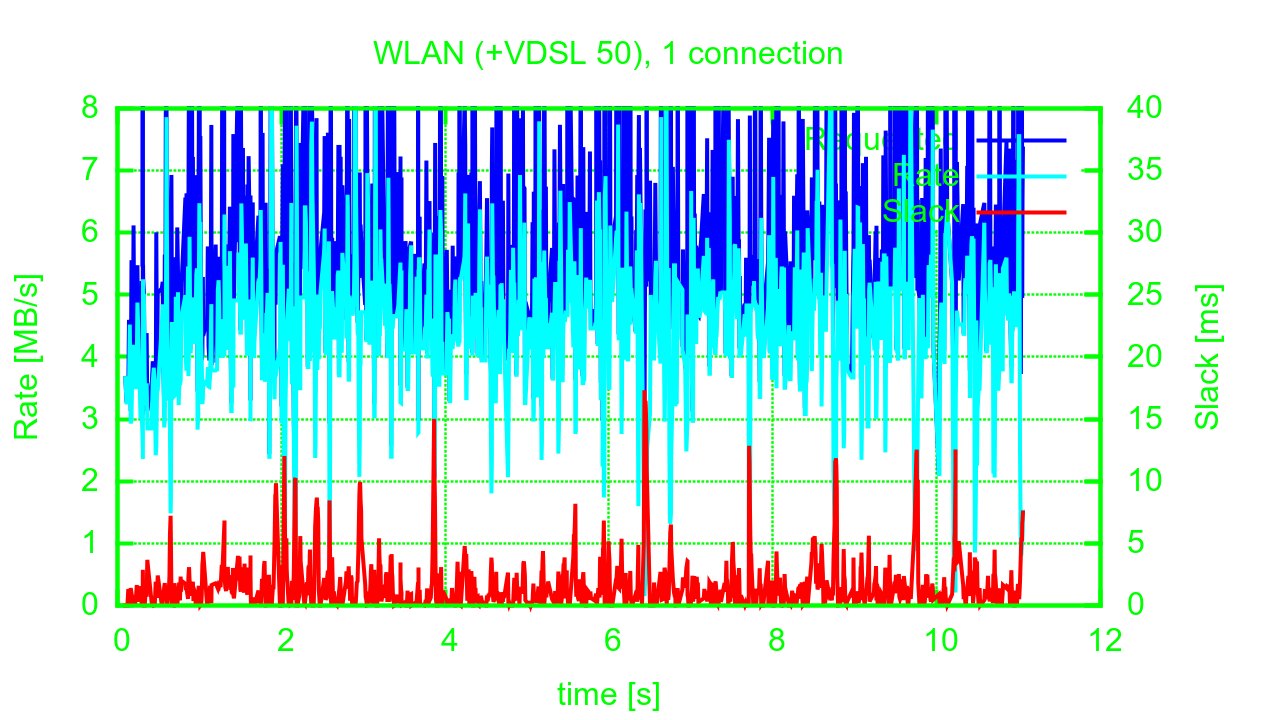

Source code (gnuplot):
set terminal pngcairo transparent linewidth 4 font ",24" size 1280, 720
set style data lines
set grid lc rgbcolor "green"
set title "WLAN (+VDSL 50), 1 connection" textcolor rgbcolor "green"
set xtics textcolor rgbcolor "green"
set ytics textcolor rgbcolor "green"
set y2tics textcolor rgbcolor "green"
set xlabel textcolor rgbcolor "green"
set ylabel textcolor rgbcolor "green"
set y2label textcolor rgbcolor "green"
set yrange [0:8]
set y2range [0:40]
set key textcolor rgbcolor "green"
set border 31 lc rgbcolor "green"
#set style line 1 lc rgbcolor "red"
#set style line 2 lc rgbcolor "cyan"
#set style line 3 lc rgbcolor "blue"
set xlabel "time [s]"
set ylabel "Rate [MB/s]"
set y2label "Slack [ms]"
plot \
 "30c3/wlan-1.tmg" using 1:4 title "Requested" lc rgbcolor "blue",\
 "30c3/wlan-1.tmg" using 1:5 title "Rate" lc rgbcolor "cyan",\
 "30c3/wlan-1.tmg" using 1:3 axis x1y2 title "Slack" lc rgbcolor "red"
